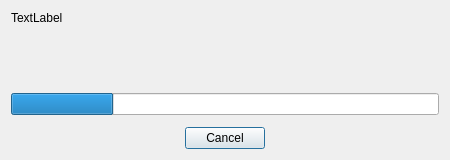
<?xml version="1.0" encoding="UTF-8"?>
<ui version="4.0">
 <class>ProgressDialog</class>
 <widget class="QDialog" name="ProgressDialog">
  <property name="geometry">
   <rect>
    <x>0</x>
    <y>0</y>
    <width>450</width>
    <height>160</height>
   </rect>
  </property>
  <property name="windowTitle">
   <string>Visual Statistics</string>
  </property>
  <layout class="QVBoxLayout" name="verticalLayout">
   <property name="spacing">
    <number>12</number>
   </property>
   <item>
    <widget class="QLabel" name="label">
     <property name="text">
      <string>TextLabel</string>
     </property>
     <property name="alignment">
      <set>Qt::AlignLeading|Qt::AlignLeft|Qt::AlignTop</set>
     </property>
     <property name="wordWrap">
      <bool>true</bool>
     </property>
    </widget>
   </item>
   <item>
    <widget class="QProgressBar" name="progressBar">
     <property name="value">
      <number>24</number>
     </property>
     <property name="textVisible">
      <bool>false</bool>
     </property>
    </widget>
   </item>
   <item>
    <layout class="QHBoxLayout" name="horizontalLayout">
     <item>
      <spacer name="horizontalSpacer">
       <property name="orientation">
        <enum>Qt::Horizontal</enum>
       </property>
       <property name="sizeHint" stdset="0">
        <size>
         <width>40</width>
         <height>20</height>
        </size>
       </property>
      </spacer>
     </item>
     <item>
      <widget class="QPushButton" name="cancelButton">
       <property name="text">
        <string>Cancel</string>
       </property>
      </widget>
     </item>
     <item>
      <spacer name="horizontalSpacer_2">
       <property name="orientation">
        <enum>Qt::Horizontal</enum>
       </property>
       <property name="sizeHint" stdset="0">
        <size>
         <width>40</width>
         <height>20</height>
        </size>
       </property>
      </spacer>
     </item>
    </layout>
   </item>
  </layout>
 </widget>
 <resources/>
 <connections/>
</ui>
